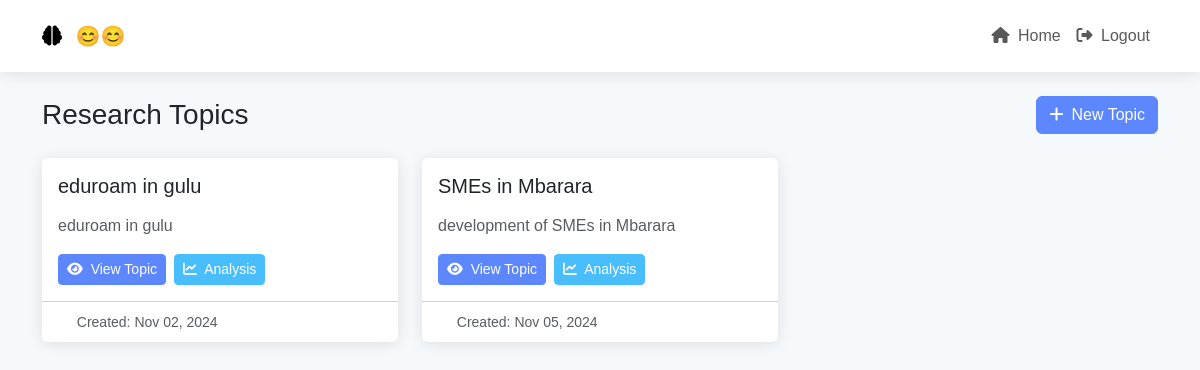
Before: / (signed in) with the older database file.
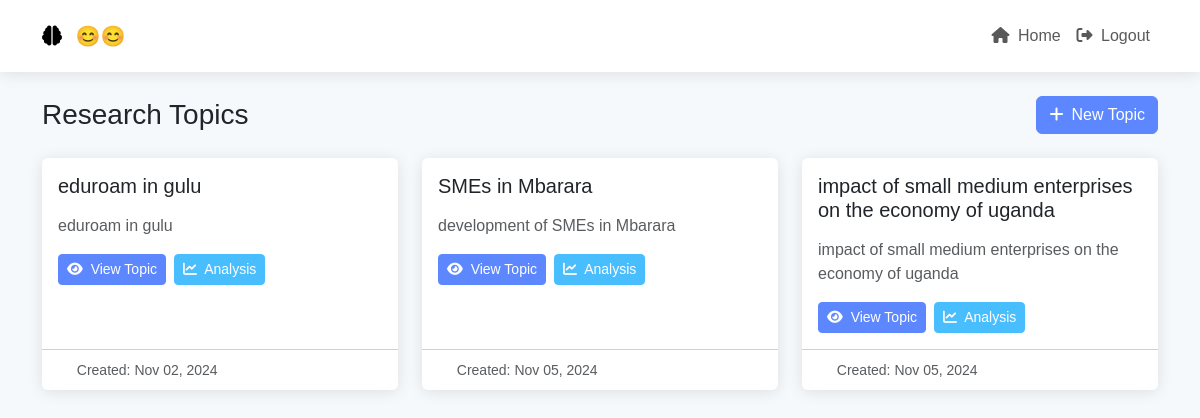
After: the same page with the newer database file.
### main/models.py (models this page shows, shortened)
class Topic(models.Model):
    user = models.ForeignKey(settings.AUTH_USER_MODEL, on_delete=models.CASCADE)
    title = models.CharField(max_length=200)
    description = models.TextField()
    created_at = models.DateTimeField(auto_now_add=True)

### main/views.py (the view)
# urls.py: path('', views.home, name='home'),
@login_required
def home(request):
    topics = Topic.objects.filter(user=request.user)
    context = {'topics': topics}
    return render(request, 'main/home.html', context)

### templates/main/home.html (shortened to what this page needs)
{% extends 'base.html' %}
{% block content %}
<div class="container">
    <div class="d-flex justify-content-between align-items-center mb-4">
        <h2 class="h3 mb-0">Research Topics</h2>
        <button class="btn btn-primary" data-bs-toggle="modal" data-bs-target="#createTopicModal">
            <i class="fas fa-plus me-2"></i>New Topic
        </button>
    </div>
    <div class="row g-4">
        {% for topic in topics %}
        <div class="col-md-6 col-lg-4 slide-up">
            <div class="card h-100">
                <div class="card-body">
                    <h5 class="card-title mb-3">{{ topic.title }}</h5>
                    <p class="card-text text-muted">{{ topic.description|truncatewords:30 }}</p>
                    <div class="mt-3 d-flex gap-2">
                        <a href="{% url 'topic_detail' topic.id %}" class="btn btn-primary btn-sm">
                            <i class="fas fa-eye me-1"></i> View Topic
                        </a>
                        <a href="{% url 'view_topic_analysis' topic.id %}" class="btn btn-secondary btn-sm">
                            <i class="fas fa-chart-line me-1"></i> Analysis
                        </a>
                    </div>
                </div>
                <div class="card-footer bg-transparent">
                    <small class="text-muted">
                        <i class="far fa-calendar-alt me-1"></i>
                        Created: {{ topic.created_at|date:"M d, Y" }}
                    </small>
                </div>
            </div>
        </div>
        {% endfor %}
    </div>
</div>
{% endblock %}

Changed rows visible on the page:
added Topic: title "impact of small medium enterprises on the economy of uganda", description "impact of small medium enterprises on the economy of uganda", created_at "Nov 05, 2024"
